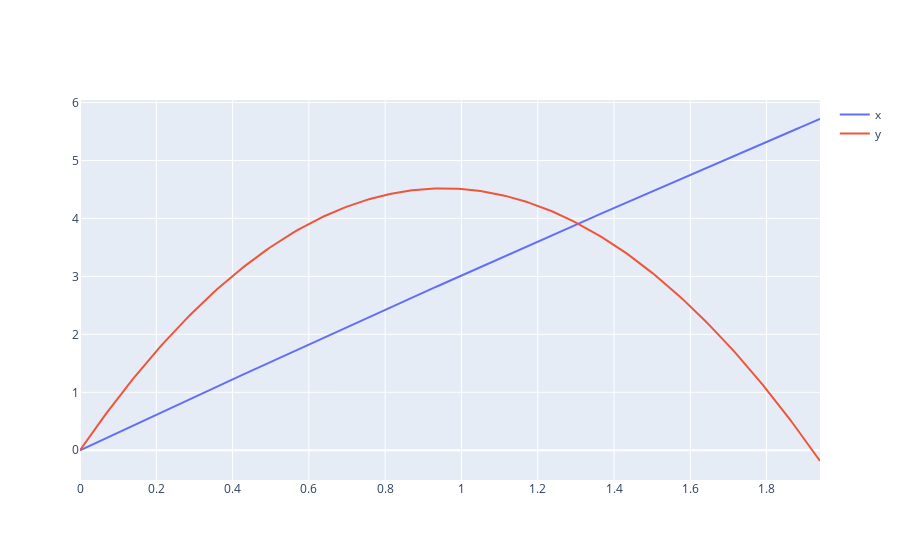

Notebook code cell kept with this figure:
### Markdown cell above
#### Рунге-Кутт 1-го порядка

Запустим метод Рунге-Кутты 1-го порядка, построим графики полученных функций.

### Code cell
result1 = RungeKutt1(funcs, t0, initial, h, N)

fig2 = go.Figure()
# fig, ax = pyplot.subplots()
for i in range(len(result1[:2])):
    fig2.add_trace(go.Scatter(x=args, y=result1[i], name=lables[i]))
#    ax.plot(args, result0[i], label=lables[i])
fig2.show()
# ax.legend()
# pyplot.show()

### Figure 1 — Plotly figure (JSON) as saved in the notebook; plotly's stock layout.template omitted (floating-point values rounded to 4 significant figures; data arrays with more than 128 entries replaced by an {"elided": "..."} marker saying what was removed)
{"data": [{"name": "x", "type": "scatter", "x": {"elided": "195 float values"}, "y": {"elided": "195 float values"}}, {"name": "y", "type": "scatter", "x": {"elided": "195 float values"}, "y": {"elided": "195 float values"}}], "layout": {}}
